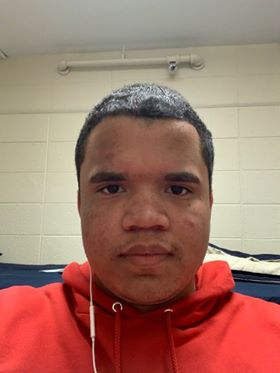
//> input picture public_html/hw1/src/selfie.jpg, 280 x 373 px
$ ./Source   (built with g++ and OpenCV 4)
//> lines starting //> are read from the running program, lines starting //| are printed output that depends on the picture
#include <opencv2/core/core.hpp>
#include <opencv2/imgcodecs.hpp>
#include <opencv2/highgui/highgui.hpp>

#include <iostream>
#include <string>

using namespace cv;
using namespace std;

int main()
{
	// Code to display original image
	Mat image;
	image = imread("selfie.jpg", IMREAD_COLOR); // Read the file
//> image is the input picture: 373 rows x 280 cols, CV_8UC3; mean B, G, R 105.1, 118.4, 161.1

	if (image.empty())                      // Check for invalid input
	{
		cout << "Could not open or find the image" << std::endl;
		return 0;
	}

	//IMPORTANT NOTE: The color order here in OpenCV is BGR, not RGB !!!

	namedWindow("Selfie Original Version", WINDOW_AUTOSIZE); // Create a window for display.
	imshow("Selfie Original Version", image);                // Show our image inside it.
	imwrite("Selfie_Original_Version.bmp", image);             // Creates jpg file of image displayed


	// Code to convert orginal image to Grayscale
	int Rows = image.rows;
//> Rows = 373
	int Cols = image.cols;
//> Cols = 280
	Mat grayImage = Mat(Rows, Cols, CV_8UC1);

	for (int row = 0; row < Rows; row++) {
		for (int col = 0; col < Cols; col++)
		{
			Vec3b intensity = image.at<Vec3b>(row, col);

			// Grayscale Conversion Method: Average R, G, B: (R+G+B)/3; in this case it's (B+G+R)/3
			int avg = (0.1 * intensity.val[0] + 0.6 * intensity.val[1] + 0.3 * intensity.val[2]);

			grayImage.at<uchar>(row, col) = avg;
		}
	}
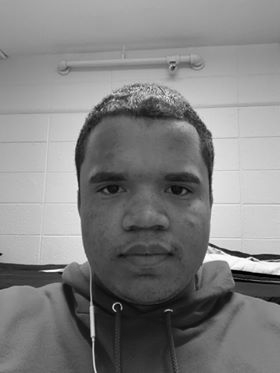
//> grayImage: 373 rows x 280 cols, CV_8UC1; min 0, max 254, mean 129.5

	namedWindow("Selfie Gray Version", WINDOW_AUTOSIZE);       // Create a window for display.
	imshow("Selfie Gray Version", grayImage);                  // Show our image inside it.
	// OpenCV has problems trying to save the image in jpg format but can save it in a bmp (bitmap image) file
	imwrite("Selfie_Gray_Version.bmp", grayImage);             // Creates bmp file of image displayed

	// Code to flip the gray image horizontally, i.e. left to right, right to left.
	Mat horizontally_flip_image = Mat(Rows, Cols, CV_8UC1);
	Mat copyofgrayImage = grayImage;

	for (int row = 0; row < Rows; row++) {
		// Loop goes to half of the columns of the image and for each pixel on one side,
		for (int col = 0; col < Cols/2; col++)
		{

			// Now find the corresponding pixel on the other half of the image and exchange the intensity values
			uchar temp = copyofgrayImage.at<uchar>(row, col);
			horizontally_flip_image.at<uchar>(row, col) = copyofgrayImage.at<uchar>(row, Cols - 1 - col);
			horizontally_flip_image.at<uchar>(row, Cols - 1 - col) = temp;
		}
	}
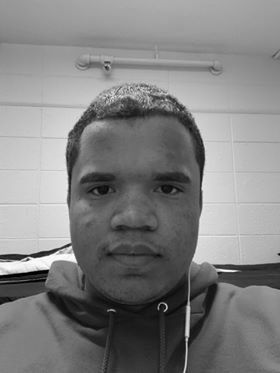
//> horizontally_flip_image: 373 rows x 280 cols, CV_8UC1; min 0, max 254, mean 129.5

	namedWindow("Selfie Horizontal Flip Version", WINDOW_AUTOSIZE);      // Create a window for display.
	imshow("Selfie Horizontal Flip Version", horizontally_flip_image);   // Show our image inside it.
	// OpenCV has problems trying to save the image in jpg format but can save it in a bmp (bitmap image) file
	imwrite("Selfie_Horizontal_Flip_Version.bmp", horizontally_flip_image);             // Creates bmp file of image displayed

	// Code to create the negative version of the gray image
	Mat negative_of_gray_image = Mat(Rows, Cols, CV_8UC1);

	for (int row = 0; row < Rows; row++) {
		for (int col = 0; col < Cols; col++)
		{
			// Since 255 is the highest intensity value, we go to each pixel
			//and finds it's complementary instensity ( 255 - original instensity ) thus find its negative version of the orginal pixel
			negative_of_gray_image.at<uchar>(row, col) = 255 - grayImage.at<uchar>(row, col);
		}
	}
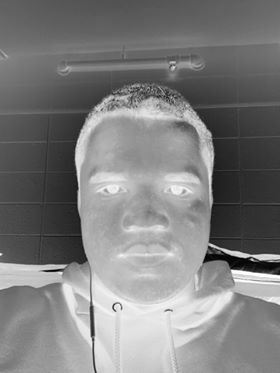
//> negative_of_gray_image: 373 rows x 280 cols, CV_8UC1; min 1, max 255, mean 125.5

	namedWindow("Selfie Negative Gray Version", WINDOW_AUTOSIZE);      // Create a window for display.
	imshow("Selfie Negative Gray Version", negative_of_gray_image);   // Show our image inside it.
	// OpenCV has problems trying to save the image in jpg format but can save it in a bmp (bitmap image) file
	imwrite("Selfie_Negative_Gray_Version.bmp", negative_of_gray_image);  // Creates bmp file of image displayed

	waitKey(0); // Wait for a keystroke in the window
	return 0;
}
